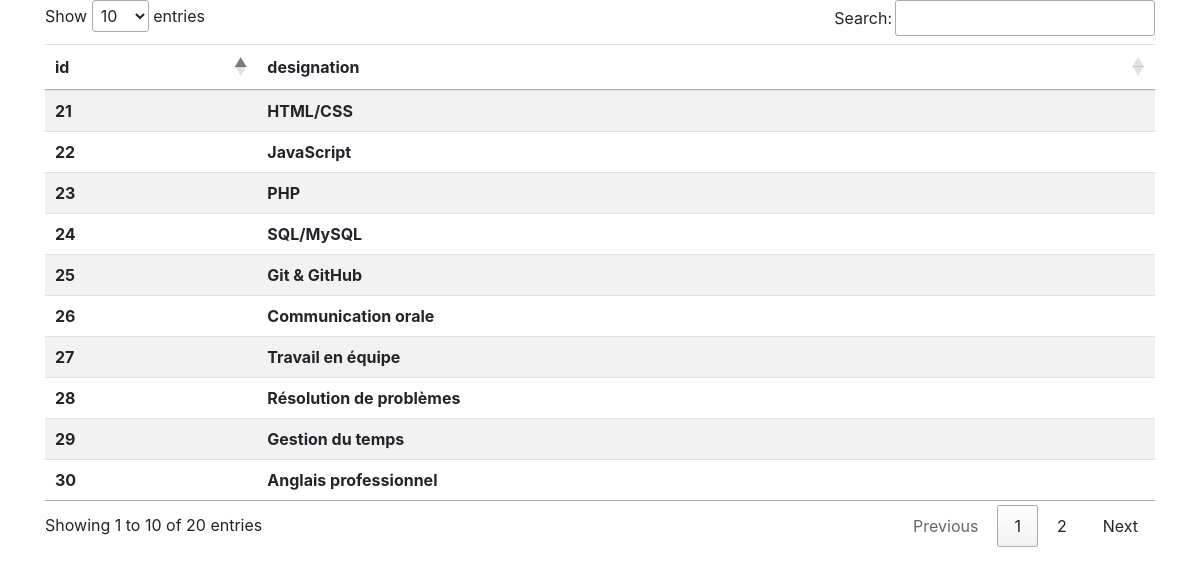
The app's page /datatables.php with its own data.
### tables this page shows
CREATE TABLE `skill` (
  `id` int(11) NOT NULL,
  `designation` varchar(255) NOT NULL,
  `created_at` datetime DEFAULT NULL
);

### datatables.php (the view, shortened to what this page needs)
<?php
$bdd = ConnexionBD::getInstance();
$sqlQuery = "select * from skill";
$theads = ['id', 'designation'];
$data = $bdd->query($sqlQuery)->fetchAll(PDO::FETCH_ASSOC);
?>
<!DOCTYPE html>
<html lang="en">
<head>
    <link rel="stylesheet" href="node_modules/bootstrap/dist/css/bootstrap.css">
    <link rel="stylesheet" href="https://cdn.datatables.net/1.13.7/css/jquery.dataTables.min.css">
</head>
<body>
<div class="container">
    <table id="dt" class="table table-striped" style="width:100%">
        <thead>
        <tr>
            <?php
            foreach ($theads as $thead) :
                ?>
                <th><?= $thead ?></th>
            <?php
            endforeach
            ?>
        </tr>
        </thead>
        <tbody>
        <?php
        foreach ($data as $element) :
            ?>
            <tr>
                <?php
                foreach ($theads as $thead) :
                ?>
                <th><?= $element[$thead] ?></th>
                    <?php
                    endforeach
                    ?>
            </tr>
        <?php
        endforeach
        ?>
        </tbody>
    </table>
</div>
</body>
</html>

### records on screen
skill: id "21", designation "HTML/CSS"
skill: id "22", designation "JavaScript"
skill: id "23", designation "PHP"
skill: id "24", designation "SQL/MySQL"
skill: id "25", designation "Git & GitHub"
skill: id "26", designation "Communication orale"
skill: id "27", designation "Travail en équipe"
skill: id "28", designation "Résolution de problèmes"
skill: id "29", designation "Gestion du temps"
skill: id "30", designation "Anglais professionnel"

### other values on screen
$thead "id"
$thead "designation"
